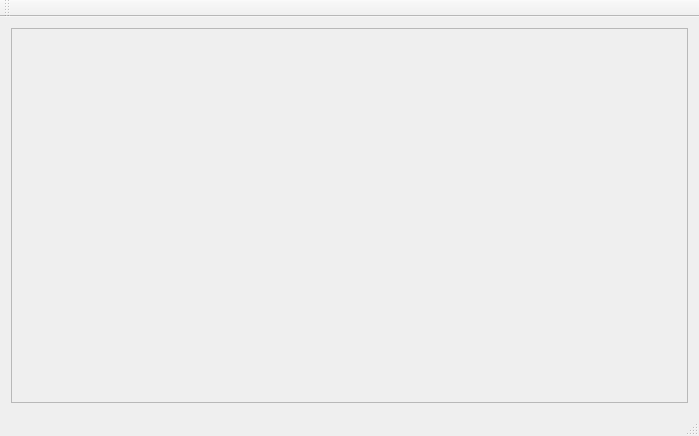
<?xml version="1.0" encoding="UTF-8"?>
<ui version="4.0">
 <class>MainWindow</class>
 <widget class="QMainWindow" name="MainWindow">
  <property name="geometry">
   <rect>
    <x>0</x>
    <y>0</y>
    <width>699</width>
    <height>436</height>
   </rect>
  </property>
  <property name="windowTitle">
   <string>MainWindow</string>
  </property>
  <widget class="QWidget" name="centralWidget">
   <layout class="QVBoxLayout" name="verticalLayout">
    <item>
     <widget class="CPlotter" name="plotter">
      <property name="frameShape">
       <enum>QFrame::StyledPanel</enum>
      </property>
      <property name="frameShadow">
       <enum>QFrame::Raised</enum>
      </property>
     </widget>
    </item>
   </layout>
  </widget>
  <widget class="QMenuBar" name="menuBar">
   <property name="enabled">
    <bool>true</bool>
   </property>
   <property name="geometry">
    <rect>
     <x>0</x>
     <y>0</y>
     <width>699</width>
     <height>27</height>
    </rect>
   </property>
  </widget>
  <widget class="QToolBar" name="mainToolBar">
   <property name="enabled">
    <bool>true</bool>
   </property>
   <attribute name="toolBarArea">
    <enum>TopToolBarArea</enum>
   </attribute>
   <attribute name="toolBarBreak">
    <bool>false</bool>
   </attribute>
  </widget>
  <widget class="QStatusBar" name="statusBar">
   <property name="enabled">
    <bool>true</bool>
   </property>
  </widget>
 </widget>
 <layoutdefault spacing="6" margin="11"/>
 <customwidgets>
  <customwidget>
   <class>CPlotter</class>
   <extends>QFrame</extends>
   <header>plotter.h</header>
   <container>1</container>
  </customwidget>
 </customwidgets>
 <resources/>
 <connections/>
</ui>
